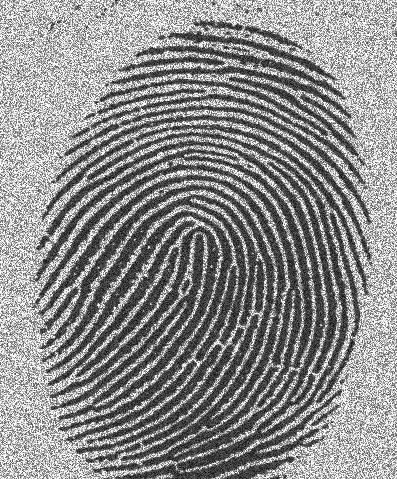
#> input picture img4.jpeg, 397 x 479 px, found by its file name
$ python noise.py
#> lines starting #> are read from the running program, lines starting #| are printed output that depends on the picture
import cv2
import numpy as np
import matplotlib.pyplot as plt

image=cv2.imread("/home/gp/Desktop/DP/img4.jpeg",0)
#> image is the input picture: shape (479, 397); min 0, max 255, mean 138.8
row,col= image.shape
#> row = 479; col = 397
mean = 0
var = 1
sigma = var**0.5
gauss = np.random.normal(mean,sigma,(row,col))
gauss = gauss.reshape(row,col)
noisy = image + gauss
smooth_part = noisy[:100, :100]
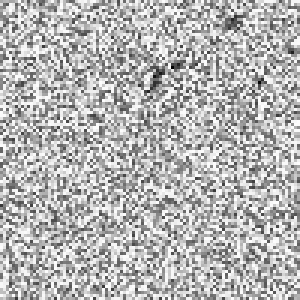
#> smooth_part: shape (100, 100) float64 (shown 3 times larger); min 10.8, max 258.1, mean 186.1; drawn with min black and max white

cv2.imshow("image",image)
cv2.imshow("corner",smooth_part)
cv2.imshow("gaussian",noisy)
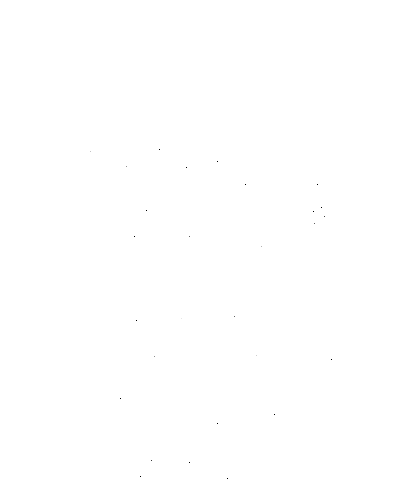
#> window 'gaussian': shape (479, 397); min 0, max 255, mean 255
cv2.waitKey(0)
cv2.destroyAllWindows()

plt.hist(smooth_part.ravel(),256,[0,256])
plt.show()
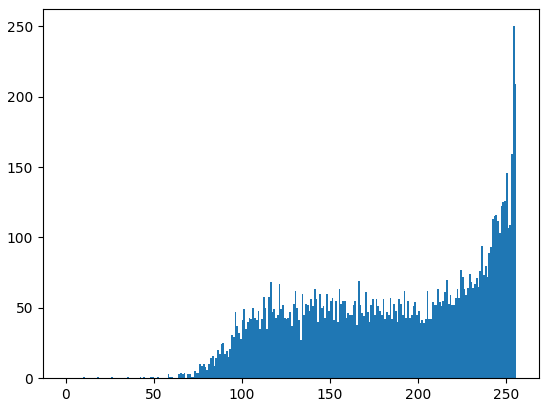
#> figure drawn by matplotlib, 1 panel; tallest bar 250 high, from x = 254 to 255

$ run again, with img2.jpeg copied over img4.jpeg
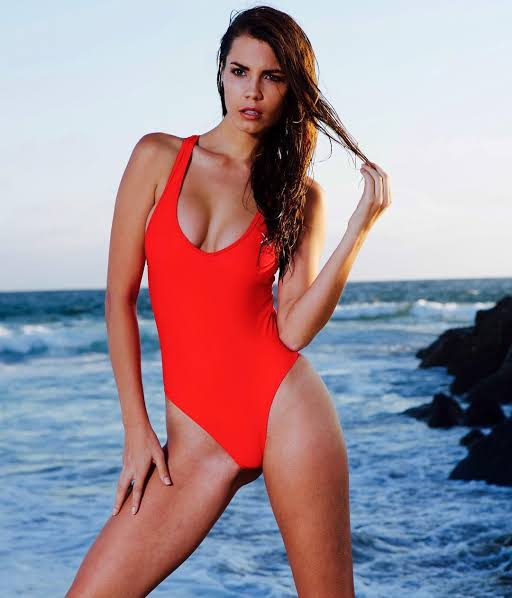
#> input picture img2.jpeg, 512 x 598 px, found by its file name
#> `cv2.imshow("gaussian",noisy)`:
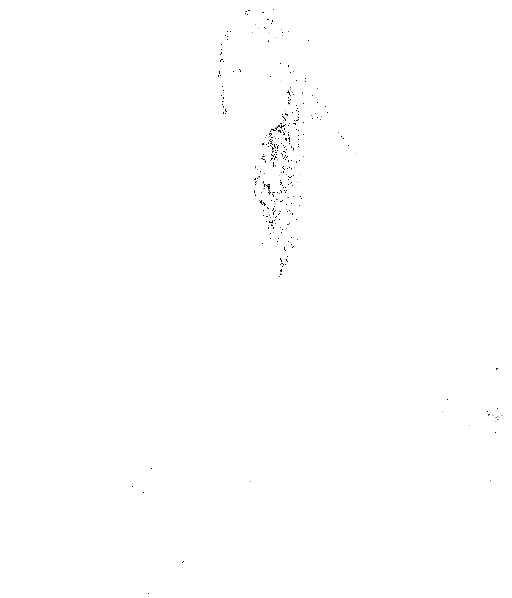
#> window 'gaussian': shape (598, 512); min 0, max 255, mean 254.6
#> `plt.show()`:
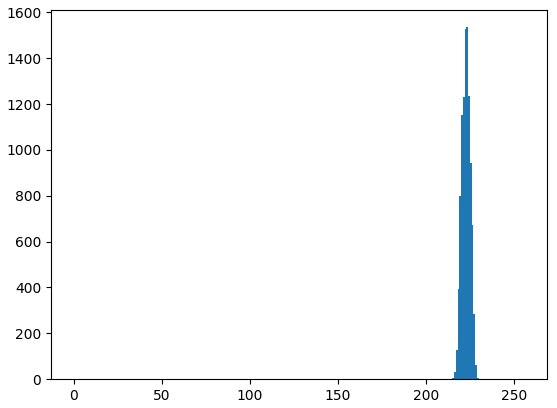
#> figure drawn by matplotlib, 1 panel; tallest bar 1535 high, from x = 223 to 224

$ run again, with original.jpeg copied over img4.jpeg
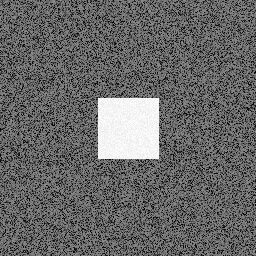
#> input picture original.jpeg, 256 x 256 px, found by its file name
#> image is the input picture: shape (256, 256); min 0, max 255, mean 102.9
#> `cv2.imshow("gaussian",noisy)`:
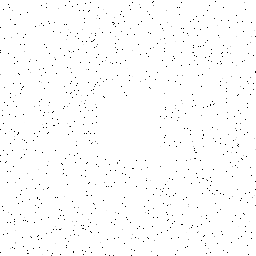
#> window 'gaussian': shape (256, 256); min 0, max 255, mean 251.9
#> `plt.show()`:
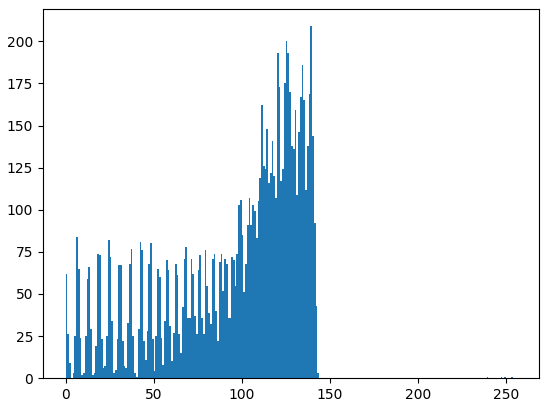
#> figure drawn by matplotlib, 1 panel; tallest bar 209 high, from x = 139 to 140

$ run again, with house.jpg copied over img4.jpeg
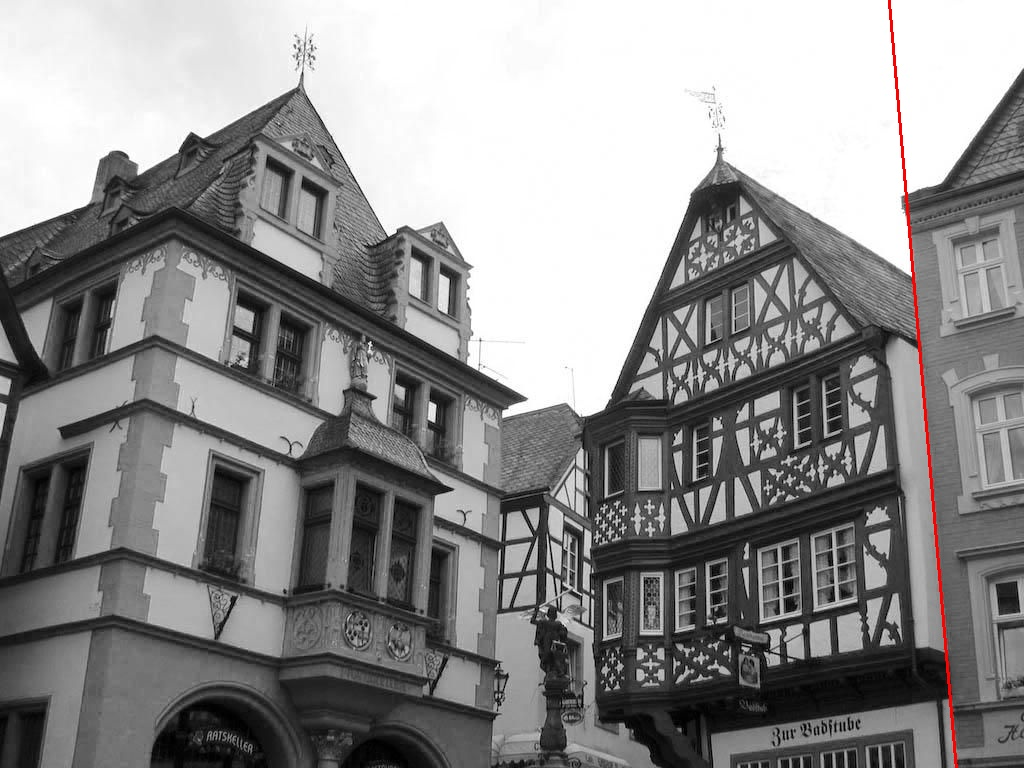
#> input picture house.jpg, 1024 x 768 px, found by its file name
#> `smooth_part = noisy[:100, :100]`:
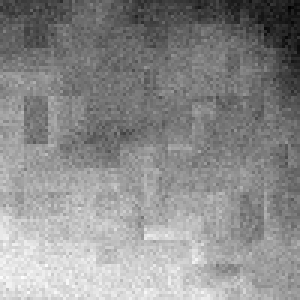
#> smooth_part: shape (100, 100) float64 (shown 3 times larger); min 230.6, max 257.6, mean 245.4; drawn with min black and max white
#> `plt.show()`:
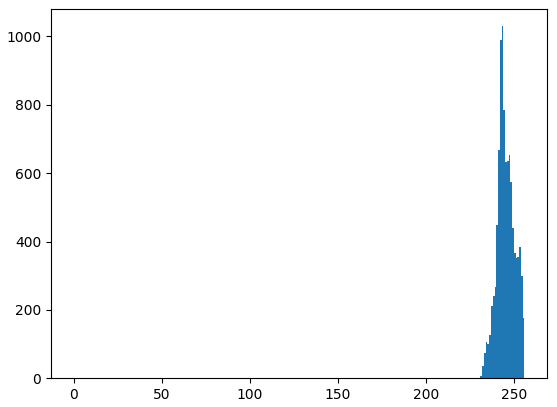
#> figure drawn by matplotlib, 1 panel; tallest bar 1030 high, from x = 243 to 244
